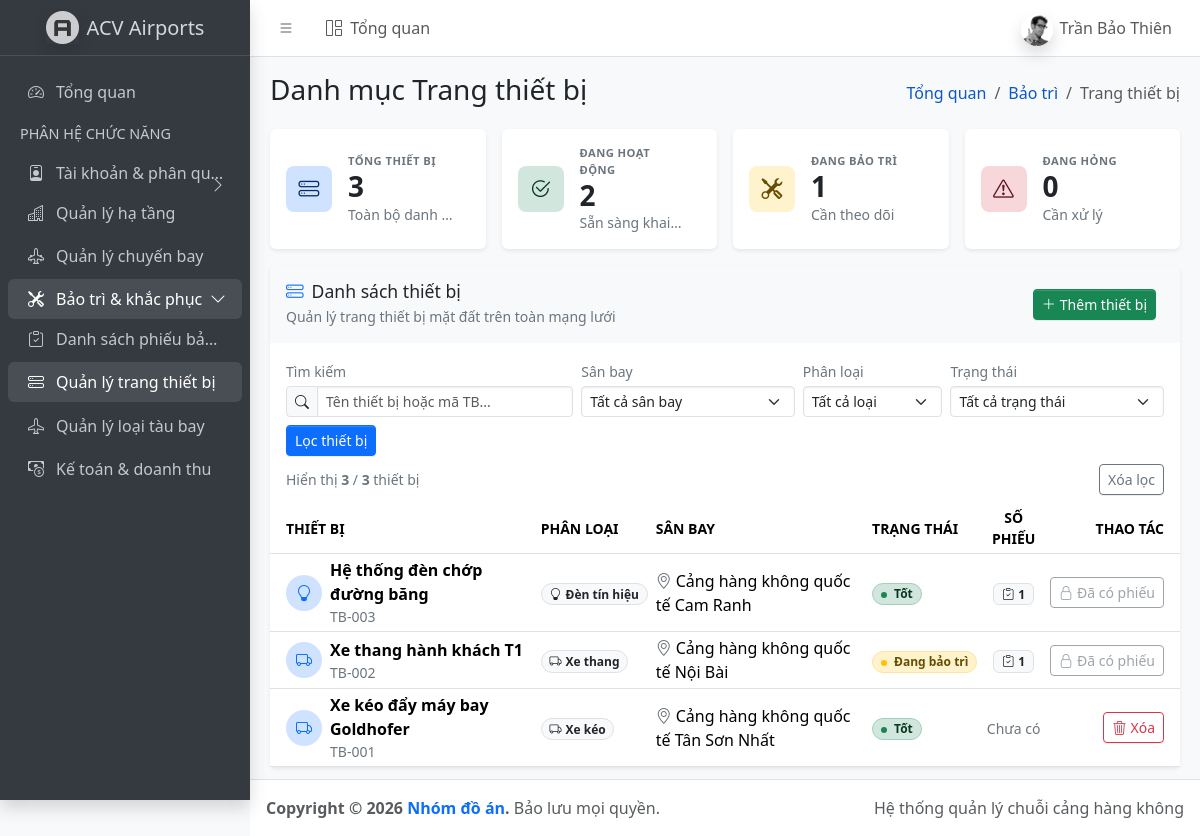
Screenshot of /views/pages/bao_tri/thiet_bi.php (signed in) with the database file from the repository.
### tables this page shows
CREATE TABLE `thiet_bi_san_bay` (
  `id` int(11) NOT NULL,
  `id_san_bay` int(11) NOT NULL,
  `ten_thiet_bi` varchar(100) NOT NULL,
  `loai_thiet_bi` enum('Den_Tin_Hieu','Thiet_Bi_Dan_Duong','Xe_Thang','Xe_Keo','Khac') NOT NULL,
  `trang_thai` enum('Tot','Bao_Tri','Hong') DEFAULT 'Tot'
);

CREATE TABLE `san_bay` (
  `id` int(11) NOT NULL,
  `ma_iata` varchar(3) NOT NULL,
  `ma_icao` varchar(4) DEFAULT NULL,
  `ten_san_bay` varchar(120) NOT NULL,
  `ten_ngan` varchar(50) NOT NULL,
  `phan_cap` enum('Quoc_Noi','Quoc_Te') NOT NULL,
  `vi_tri` varchar(255) NOT NULL,
  `hinh_anh` varchar(255) DEFAULT NULL,
  `mo_ta` varchar(500) DEFAULT NULL,
  `thu_tu_hien_thi` int(11) NOT NULL DEFAULT 0,
  `trang_thai` enum('Hoat_Dong','Bao_Tri','Dong_Cua_Khan_Cap') DEFAULT 'Hoat_Dong'
);

### views/pages/bao_tri/thiet_bi.php (the view, shortened to what the rows shown need)
<?php
require_once __DIR__ . '/_bootstrap.php';
if (!isset($thiet_bi)) {
    $thiet_bi = $baoTriController->getDanhSachThietBi();
}
$statusLabels = [
    'Tot'     => 'Tốt',
    'Bao_Tri' => 'Đang bảo trì',
    'Hong'    => 'Hỏng',
];
$statusBadgeClasses = [
    'Tot'     => 'text-success-emphasis bg-success-subtle border-success-subtle',
    'Bao_Tri' => 'text-warning-emphasis bg-warning-subtle border-warning-subtle',
    'Hong'    => 'text-danger-emphasis bg-danger-subtle border-danger-subtle',
];
$statusDotClasses = [
    'Tot'     => 'bg-success',
    'Bao_Tri' => 'bg-warning',
    'Hong'    => 'bg-danger',
];
$loaiThietBiLabels = [
    'Den_Tin_Hieu'       => 'Đèn tín hiệu',
    'Thiet_Bi_Dan_Duong' => 'Thiết bị dẫn đường',
    'Xe_Thang'           => 'Xe thang',
    'Xe_Keo'             => 'Xe kéo',
    'Khac'               => 'Khác',
];
$loaiThietBiIcons = [
    'Den_Tin_Hieu'       => 'bi-lightbulb',
    'Thiet_Bi_Dan_Duong' => 'bi-broadcast-pin',
    'Xe_Thang'           => 'bi-truck',
    'Xe_Keo'             => 'bi-truck',
    'Khac'               => 'bi-box-seam',
];
$filterQ         = trim((string) ($_GET['q'] ?? ''));
$filterSanBay    = trim((string) ($_GET['san_bay'] ?? ''));
$filterLoai      = trim((string) ($_GET['loai'] ?? ''));
$filterTrangThai = trim((string) ($_GET['trang_thai'] ?? ''));
$thiet_bi = array_values(array_filter($thiet_bi, static function (array $tb) use ($filterQ, $filterSanBay, $filterLoai, $filterTrangThai): bool {
    if ($filterQ !== '') {
        $maThietBi = 'TB-' . sprintf('%03d', (int) $tb['id']);
        if (mb_stripos((string) $tb['ten_thiet_bi'], $filterQ, 0, 'UTF-8') === false
            && mb_stripos($maThietBi, $filterQ, 0, 'UTF-8') === false) {
            return false;
        }
    }
    if ($filterSanBay !== '' && (string) $tb['ten_san_bay'] !== $filterSanBay) {
        return false;
    }
    if ($filterLoai !== '' && (string) $tb['loai_thiet_bi'] !== $filterLoai) {
        return false;
    }
    if ($filterTrangThai !== '' && (string) $tb['trang_thai'] !== $filterTrangThai) {
        return false;
    }
    return true;
}));
?>
<div class="row">
    <div class="col-12">
        <div class="card border-0 shadow-sm">
            <div class="table-responsive">
                <table class="table table-hover table-sm align-middle mb-0" id="thietBiTable">
                    <thead>
                        <tr class="text-uppercase small text-secondary">
                            <th class="ps-3">Thiết bị</th>
                            <th>Phân loại</th>
                            <th>Sân bay</th>
                            <th>Trạng thái</th>
                            <th class="text-center">Số phiếu</th>
                            <th class="text-end pe-3 text-nowrap">Thao tác</th>
                        </tr>
                    </thead>
                    <tbody>
                        <?php if (!empty($thiet_bi)): ?>
                            <?php foreach ($thiet_bi as $item): ?>
                                <?php
                                $maThietBi  = 'TB-' . sprintf('%03d', (int) $item['id']);
                                $soPhieu    = (int) $item['so_phieu'];
                                $loaiLabel  = $loaiThietBiLabels[$item['loai_thiet_bi']] ?? htmlspecialchars(str_replace('_', ' ', $item['loai_thiet_bi']), ENT_QUOTES, 'UTF-8');
                                $loaiIcon   = $loaiThietBiIcons[$item['loai_thiet_bi']] ?? 'bi-hdd-stack';
                                $statusLabel = $statusLabels[$item['trang_thai']] ?? htmlspecialchars($item['trang_thai'], ENT_QUOTES, 'UTF-8');
                                $statusClass = $statusBadgeClasses[$item['trang_thai']] ?? 'text-secondary bg-body-tertiary border-secondary-subtle';
                                $statusDot   = $statusDotClasses[$item['trang_thai']] ?? 'bg-secondary';
                                ?>
                                <tr data-search="<?= htmlspecialchars($item['ten_thiet_bi'] . ' ' . $maThietBi, ENT_QUOTES, 'UTF-8') ?>"
                                    data-san-bay="<?= htmlspecialchars($item['ten_san_bay'], ENT_QUOTES, 'UTF-8') ?>"
                                    data-loai="<?= htmlspecialchars($item['loai_thiet_bi'], ENT_QUOTES, 'UTF-8') ?>"
                                    data-trang-thai="<?= htmlspecialchars($item['trang_thai'], ENT_QUOTES, 'UTF-8') ?>">
                                    <td class="ps-3" style="min-width: 190px; white-space: normal;">
                                        <div class="d-flex align-items-center gap-2">
                                            <span class="d-inline-flex align-items-center justify-content-center rounded-circle bg-primary-subtle text-primary" style="width: 36px; height: 36px; flex: 0 0 36px;">
                                                <i class="bi <?= $loaiIcon ?>"></i>
                                            </span>
                                            <div>
                                                <div class="fw-semibold"><?= htmlspecialchars($item['ten_thiet_bi'], ENT_QUOTES, 'UTF-8') ?></div>
                                                <div class="small text-secondary"><?= $maThietBi ?></div>
                                            </div>
                                        </div>
                                    </td>
                                    <td>
                                        <span class="badge rounded-pill bg-body-tertiary text-body border">
                                            <i class="bi <?= $loaiIcon ?> me-1"></i><?= $loaiLabel ?>
                                        </span>
                                    </td>
                                    <td style="white-space: normal;">
                                        <i class="bi bi-geo-alt text-secondary me-1"></i><?= htmlspecialchars($item['ten_san_bay'], ENT_QUOTES, 'UTF-8') ?>
                                    </td>
                                    <td>
                                        <span class="badge rounded-pill border <?= $statusClass ?>">
                                            <span class="d-inline-block rounded-circle <?= $statusDot ?> me-1" style="width: 6px; height: 6px;"></span>
                                            <?= $statusLabel ?>
                                        </span>
                                    </td>
                                    <td class="text-center">
                                        <?php if ($soPhieu > 0): ?>
                                            <span class="badge bg-body-tertiary text-body border" title="<?= $soPhieu ?> phiếu bảo trì">
                                                <i class="bi bi-clipboard-check me-1"></i><?= $soPhieu ?>
                                            </span>
                                        <?php else: ?>
                                            <span class="text-secondary small">Chưa có</span>
                                        <?php endif; ?>
                                    </td>
                                    <td class="text-end pe-3 text-nowrap">
                                        <?php if ($soPhieu > 0): ?>
                                            <span class="btn btn-sm btn-outline-secondary disabled" title="Không thể xóa vì thiết bị đã có phiếu bảo trì">
                                                <i class="bi bi-lock me-1"></i>Đã có phiếu
                                            </span>
                                        <?php else: ?>
                                            <?php
                                            $xoaUrl = baoTriUrl('thiet_bi.php', array_filter([
                                                'q'            => $filterQ,
                                                'san_bay'      => $filterSanBay,
                                                'loai'         => $filterLoai,
                                                'trang_thai'   => $filterTrangThai,
                                                'xac_nhan_xoa' => (int) $item['id'],
                                            ], static fn($v) => $v !== ''));
                                            ?>
                                            <a href="<?= htmlspecialchars($xoaUrl, ENT_QUOTES, 'UTF-8') ?>"
                                               class="btn btn-sm btn-outline-danger">
                                                <i class="bi bi-trash3 me-1"></i>Xóa
                                            </a>
                                        <?php endif; ?>
                                    </td>
                                </tr>
                            <?php endforeach; ?>
                        <?php endif; ?>
                    </tbody>
                </table>
            </div>
        </div>
    </div>
</div>
<?php
require __DIR__ . '/../../layouts/main.php';

### rows the page displays
thiet_bi_san_bay: ten_thiet_bi "Hệ thống đèn chớp đường băng", id "TB-003", loai_thiet_bi "Đèn tín hiệu", id_san_bay.ten_san_bay "Cảng hàng không quốc tế Cam Ranh", trang_thai "Tốt", soPhieu "1", shows "Đã có phiếu"
thiet_bi_san_bay: ten_thiet_bi "Xe thang hành khách T1", id "TB-002", loai_thiet_bi "Xe thang", id_san_bay.ten_san_bay "Cảng hàng không quốc tế Nội Bài", trang_thai "Đang bảo trì", soPhieu "1", shows "Đã có phiếu"
thiet_bi_san_bay: ten_thiet_bi "Xe kéo đẩy máy bay Goldhofer", id "TB-001", loai_thiet_bi "Xe kéo", id_san_bay.ten_san_bay "Cảng hàng không quốc tế Tân Sơn Nhất", trang_thai "Tốt", shows "Chưa có"

### other values shown
$tenHienThi "Trần Bảo Thiên"
$pageHeader "Danh mục Trang thiết bị"
$label "Tổng quan"
$label "Bảo trì"
$label "Trang thiết bị"
$tongThietBi "3"
$soThietBiTot "2"
$soThietBiBaoTri "1"
$soThietBiHong "0"
$soLuongHienThi "3"
$tongThietBiGoc "3"
